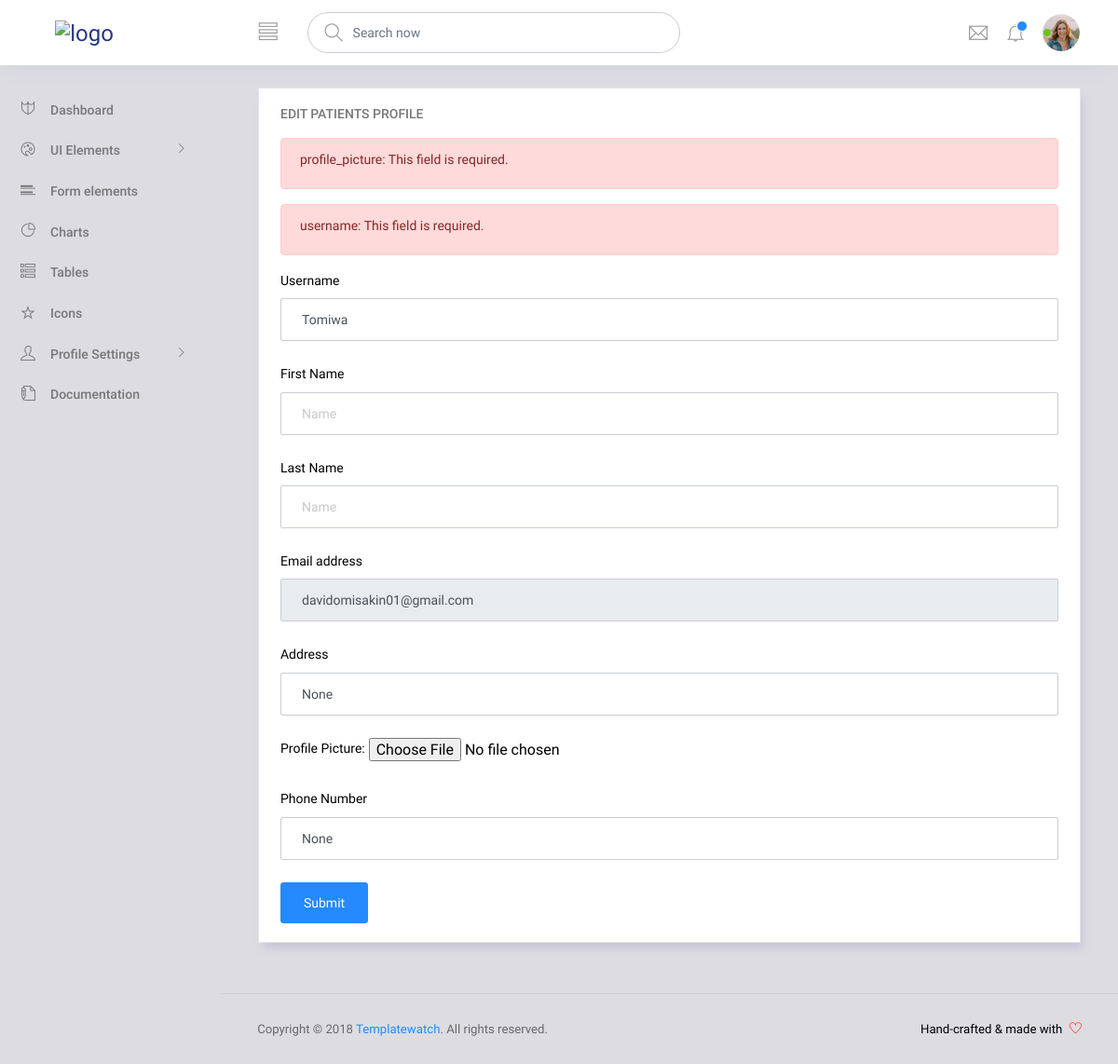
The app's page /edit-patients-profile/ (signed in), older data.
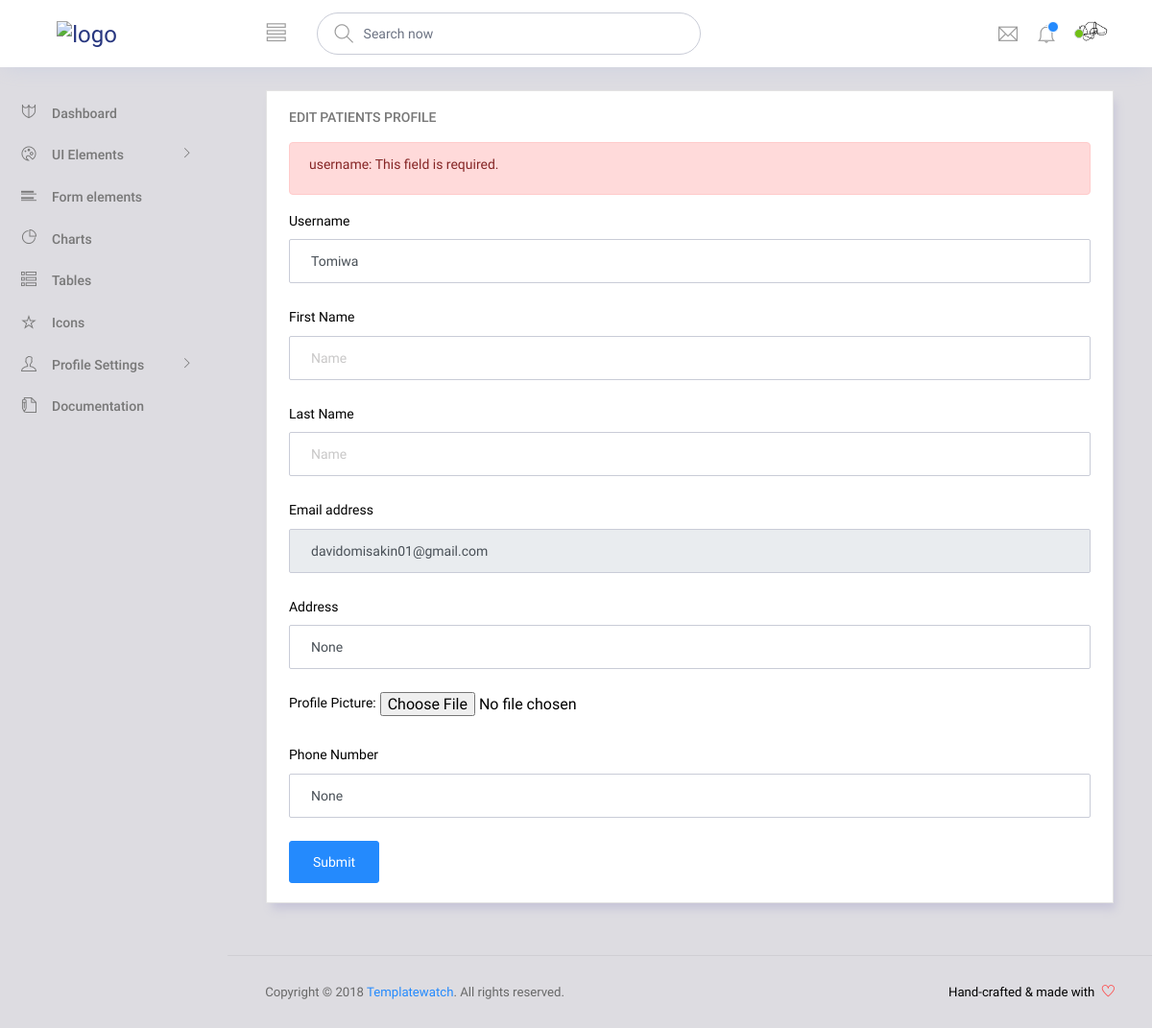
The same page, newer data.
### app/models.py (models this page shows, shortened)
class User(AbstractUser):
    USER_TYPE = (
        ('staff', 'staff'),
        ('hospital', 'Hospital'),
        ('patients', 'Patients'),
    )
    user_type = models.CharField(max_length=20, choices=USER_TYPE, default='customer')
    email = models.EmailField(unique=True)
    phone = models.CharField(max_length=15, blank=True, null=True)

class PatientsProfile(models.Model):
    user = models.OneToOneField(User, on_delete=models.CASCADE, primary_key=True,related_name='patientsprofile')
    profile_picture = models.ImageField(upload_to='patients-profile-pictures')
    address = models.CharField(max_length= 255, blank=True, null = True)

### app/views.py (the view)
# urls.py: path('edit-patients-profile/', edit_patients_profile, name = 'edit_patients_profile'),
def edit_patients_profile(request):
    if not request.user.is_authenticated:
        return redirect('login')
    try:
        patient_profile = PatientsProfile.objects.get(user=request.user)
    except PatientsProfile.DoesNotExist:
        return redirect('/')
    patient_profile = PatientsProfile.objects.get(user=request.user)
    patient_form = EditPatientProfileForm(request.POST, request.FILES, instance= patient_profile)
    if request.method == 'POST':
        patient_form = EditPatientProfileForm(request.POST, request.FILES, instance= patient_profile)
        if patient_form.is_valid():
            patient_form.save()
            messages.success(request, 'Profile updated successfully!')
            return redirect('/')
        else:
            print('Form is not valid:', patient_form.errors)
    else:
        for field, errors in patient_form.errors.items():
                for error in errors:
                    messages.error(request, f'{field}: {error}')
        patient_form = EditPatientProfileForm(instance= patient_profile)
    return render(request, 'pages/forms/edit-profile-form.html', {'form': patient_form})

### app/templates/pages/forms/edit-profile-form.html (shortened to what the changed rows need)
{% extends 'base.html' %}
{% load static %}
{% block body %}
        <div class="content-wrapper">
          <div class="row">
            <div class="col-12 grid-margin stretch-card">
              {% if request.user.user_type == 'hospital' %}
              <div class="card">
                <div class="card-body">
                  <h4 class="card-title">Edit Hospital Profile</h4>
                  {% comment %} <p class="card-description">
                    Basic form elements
                  </p> {% endcomment %}
                  <!-- {% if messages %}
                      <ul class="messages">
                          {% for message in messages %}
                              <li{% if message.tags %} class="{{ message.tags }}"{% endif %}>{{ message }}</li>
                          {% endfor %}
                      </ul>
                  {% endif %} -->
                  <!-- {% for message in messages %}
                      <div class="alert alert-danger">
                          <p>{{ message }}</p>
                      </div>
                  {% endfor %} -->
                  {% for message in messages %}
                    <div class="alert alert-success">
                      <p>{{message}}</p>
                    </div>
                  {% endfor %}
                  <form action="" method="post" enctype="multipart/form-data" class="forms-sample">
                    {% csrf_token %}
                    <div class="form-group">
                      <label for="exampleInputName1">Username</label>
                      <input type="text" name = "username" value="{{ form.username.value }}" class="form-control" id="exampleInputName1" placeholder="Name" >
                    </div>
                    <div class="form-group">
                      <label for="exampleInputName1">First Name</label>
                      <input type="text" name="first_name" value="{{ form.first_name.value }}" class="form-control" id="exampleInputName1" placeholder="Name">
                    </div>
                    <div class="form-group">
                      <label for="exampleInputName1">Last Name</label>
                      <input type="text" name="last_name" value="{{ form.last_name.value }}" class="form-control" id="exampleInputName1" placeholder="Name">
                    </div>
                    <div class="form-group">
                      <label for="exampleInputEmail3">Email address</label>
                      <input type="email" name = "email" value="{{ form.email.value }}" disabled class="form-control" id="exampleInputEmail3" placeholder="Email">
                    </div>
                    <div class="form-group">
                      <label for="exampleInputName1">Address</label>
                      <input type="text" name = "address" value="{{ form.address.value }}" class="form-control" id="exampleInputName1" placeholder="Enter address">
                    </div>
                    {% comment %} <div class="form-group">
                      <label for="exampleInputPassword4">Password</label>
                      <input type="password" class="form-control" id="exampleInputPassword4" placeholder="Password">
                    </div> {% endcomment %}
                    {% comment %} <div class="form-group">
                      <label for="exampleSelectGender">Gender</label>
                        <select class="form-control" id="exampleSelectGender">
                          <option>Male</option>
                          <option>Female</option>
                        </select>
                      </div> {% endcomment %}
                   <div class="form-group">
                      <label>Profile Picture:</label>
                      <input type="file" name="profile_picture" class="" accept="image/*">
                      {% comment %} <input type="file" name="profile_picture" class="file-upload-default" accept="image/*"> {% endcomment %}
                      {% comment %} <div class="input-group col-xs-12">
                          <input type="text" class="form-control file-upload-info" disabled placeholder="Upload Image">
                          <span class="input-group-append">
                              <button class="file-upload-browse btn btn-primary" type="button">Upload</button>
                          </span>
                      </div> {% endcomment %}
                  </div>
                    {% comment %} <div class="form-group">
                      <label for="exampleInputCity1">City</label>
                      <input type="text" class="form-control" id="exampleInputCity1" placeholder="Location">
                    </div> {% endcomment %}
                    <div class="form-group">
                      <label for="exampleInputPhone">Phone Number</label>
                      <input type="text" name="phone" value="{{ form.phone.value }}" class="form-control" id="exampleInputPhone" placeholder="Enter phone number">
                    </div>
                    <button type="submit" class="btn btn-primary mr-2">Submit</button>
                  </form>
                </div>
              </div>
              {% elif request.user.user_type == 'patients' %}
              <div class="card">
                <div class="card-body">
                  <h4 class="card-title">Edit Patients Profile</h4>
                  {% for message in messages %}
                      <div class="alert alert-danger">
                          <p>{{ message }}</p>
                      </div>
                  {% endfor %}
                  <form action="" method="post" enctype="multipart/form-data" class="forms-sample">
                    <div class="form-group">
                      <label for="exampleInputName1">Username</label>
                      <input type="text" name = "username" value="{{ form.username.value }}" class="form-control" id="exampleInputName1" placeholder="Name" >
                    </div>
                    <div class="form-group">
                      <label for="exampleInputName1">First Name</label>
                      <input type="text" name="first_name" value="{{ form.first_name.value }}" class="form-control" id="exampleInputName1" placeholder="Name">
                    </div>
                    <div class="form-group">
                      <label for="exampleInputName1">Last Name</label>
                      <input type="text" name="last_name" value="{{ form.last_name.value }}" class="form-control" id="exampleInputName1" placeholder="Name">
                    </div>
                    <div class="form-group">
                      <label for="exampleInputEmail3">Email address</label>
                      <input type="email" name = "email" value="{{ form.email.value }}" disabled class="form-control" id="exampleInputEmail3" placeholder="Email">
                    </div>
                    <div class="form-group">
                      <label for="exampleInputName1">Address</label>
                      <input type="text" name = "address" value="{{ form.address.value }}" class="form-control" id="exampleInputName1" placeholder="Enter address">
                    </div>
                   <div class="form-group">
                      <label>Profile Picture:</label>
                      <input type="file" name="profile_picture" class="" accept="image/*">
                  </div>
                    <div class="form-group">
                      <label for="exampleInputPhone">Phone Number</label>
                      <input type="text" name="phone" value="{{ form.phone.value }}" class="form-control" id="exampleInputPhone" placeholder="Enter phone number">
                    </div>
                    <button type="submit" class="btn btn-primary mr-2">Submit</button>
                  </form>
                </div>
              </div>
              {% endif %}
            </div>
          </div>
        </div>
{% endblock %}

### app/templates/base.html (shortened to what the changed rows need)
{% load static %}
<!DOCTYPE html>
<html lang="en">
  <head>
    <link
      rel="stylesheet"
      href="{% static 'vendors/ti-icons/css/themify-icons.css' %}"
    />
    <link
      rel="stylesheet"
      href="{% static 'vendors/base/vendor.bundle.base.css' %}"
    />
    <link rel="stylesheet" href="{% static 'css/style.css' %}" />
  </head>
  <body>
    <div class="container-scroller">
      <nav class="navbar col-lg-12 col-12 p-0 fixed-top d-flex flex-row">
        <div
          class="navbar-menu-wrapper d-flex align-items-center justify-content-end"
        >
          <ul class="navbar-nav navbar-nav-right">
            <li class="nav-item nav-profile dropdown">
              {% if request.user.user_type == 'hospital' %}
                {% if request.user.hospitalprofile.profile_picture %}
                  <a
                    class="nav-link dropdown-toggle"
                    href="#"
                    data-toggle="dropdown"
                    id="profileDropdown"
                  >
                    <img
                      class="rounded-circle"
                      src="{{ request.user.hospitalprofile.profile_picture.url }}"
                      alt=""
                      style="width: 40px; height: 40px"
                    />
                  </a>
                {% else %}
                  <a
                      class="nav-link dropdown-toggle"
                      href="#"
                      data-toggle="dropdown"
                      id="profileDropdown"
                    >
                      <img
                        src="{% static 'images/faces/face28.jpg' %}"
                        alt="profiles"
                      />
                    </a>
                {% endif %}
              {% elif request.user.user_type == 'patients' %}
                {% if request.user.patientsprofile.profile_picture %}
                <a
                  class="nav-link dropdown-toggle"
                  href="#"
                  data-toggle="dropdown"
                  id="profileDropdown"
                >
                  <img
                    class="rounded-circle"
                    src="{{ request.user.patientsprofile.profile_picture.url }}"
                    alt=""
                    style="width: 40px; height: 40px"
                  />
                </a>
                {% else %}
                    <a
                    class="nav-link dropdown-toggle"
                    href="#"
                    data-toggle="dropdown"
                    id="profileDropdown"
                  >
                    <img
                      src="{% static 'images/faces/face28.jpg' %}"
                      alt="profiles"
                    />
                  </a>
                {% endif %}
              {% endif %}
            </li>
          </ul>
        </div>
      </nav>
      <div class="container-fluid page-body-wrapper">
        <div class="main-panel">
          {% block body %} {% endblock %}
        </div>
      </div>
    </div>
  </body>
</html>

Row changes from the older to the newer data that the page shows:
changed User "Tomiwa": user.patientsprofile.profile_picture: picture added; phone (not shown) → "None"
Text that changed along with them:
form field phone: "None" → (not shown)
list line gone: "profile_picture: This field is required."
